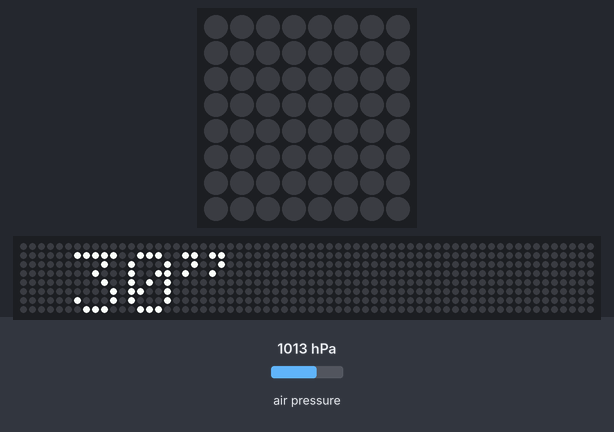
Bench run of a program on a simulated Raspberry Pi (BCM pin numbers) with a Sense HAT. Shown: the Sense HAT's 8×8 RGB LED matrix, a strip that is not on the board, showing the scrolling text unrolled. Inputs (shaded band) come from the test bench; at power-on: air pressure 1013 hPa. The 64×8 strip is a reading aid, not a part: it shows the text the matrix is scrolling, unrolled, one strip-width of it at a time.

Above: at 12.1 s.
At 14.1 s:
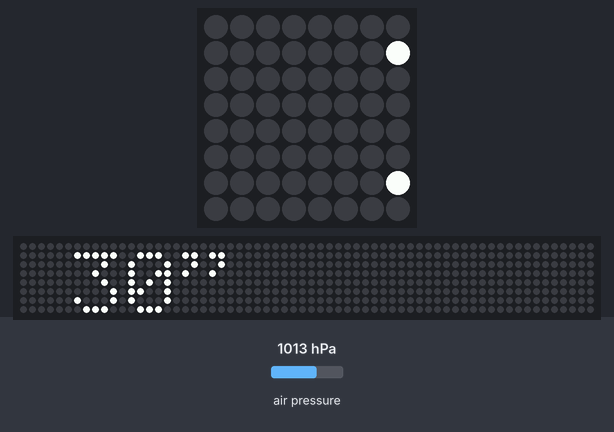
At 18.1 s:
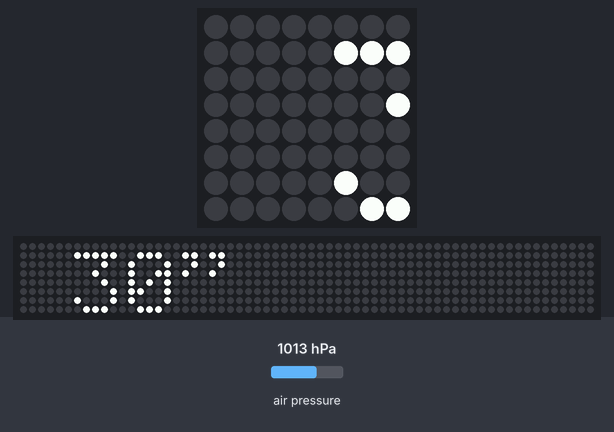
At 24.1 s:
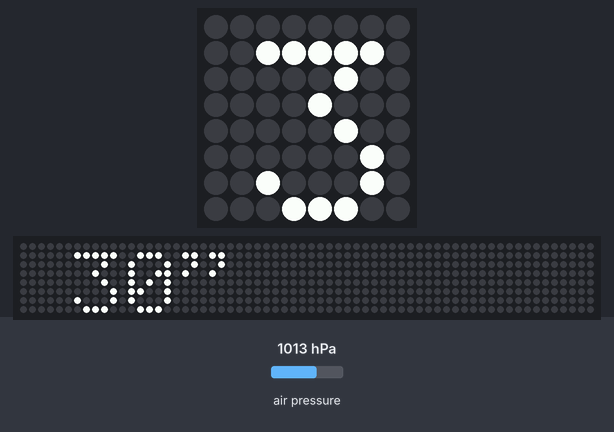
At 30.1 s:
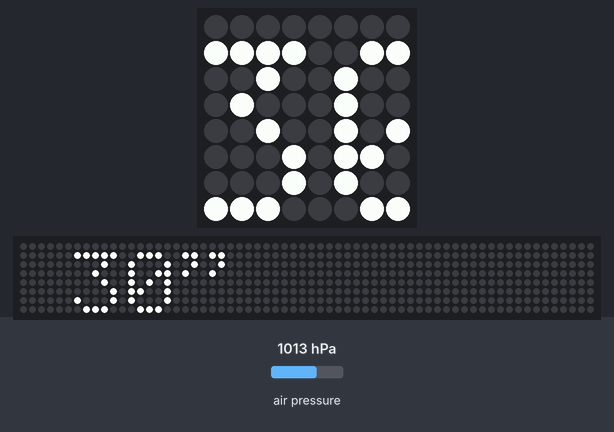
At 38.1 s:
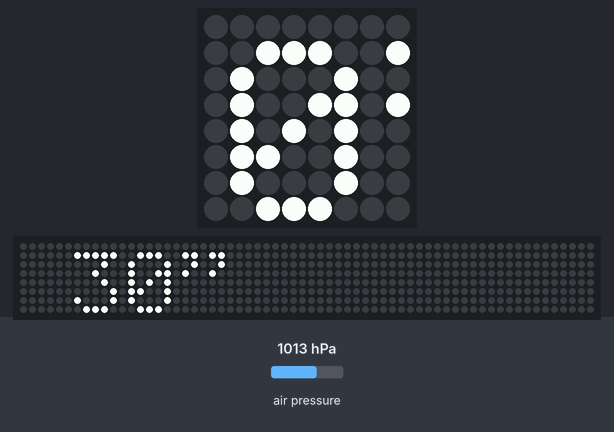

Measured:
- what the display in image 0 shows lasts 2.0 s, from 12.0 s to 14.0 s

The program:

sense_repeat_pres_inches.py
```python
from sense_hat import SenseHat

from time import sleep

import math

sense = SenseHat()

sense.clear(0, 0, 0,)

while True:
        sense.show_message(
            " %s''" %
            round(sense.get_pressure() * 0.0295301), 2)
        sleep(1)
# From here: https://github.com/BenIanGifford/sense-hat/blob/master/sense_repeat_pres_inches.py
```
